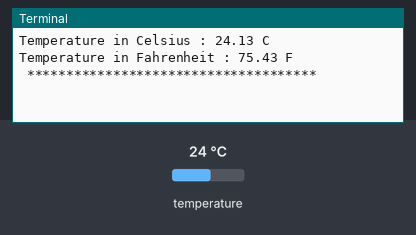
The program below on a simulated Raspberry Pi (BCM pin numbers). On the bench: the last lines printed to the terminal. Inputs (shaded band) come from the test bench; at power-on: temperature 24 °C.

Above: at 1.5 s.
1.6 s: temperature set to 12 °C
At 2.6 s:
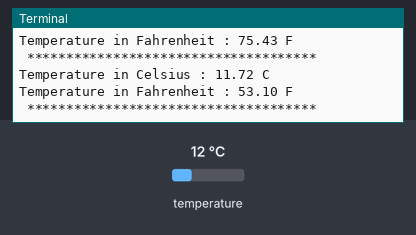
3.1 s: temperature set to 19 °C
At 4.4 s:
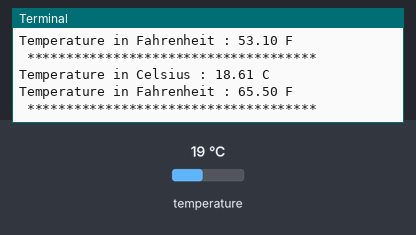
Timing chart, 0 to 6.1 s (numbered marks = the images above; inputs shaded):
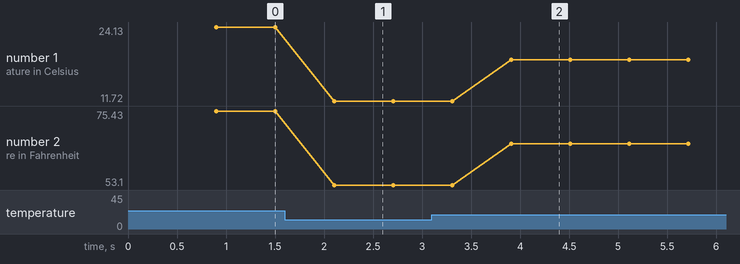

The program:

SI7050.py
```python
# (licence header left out)
import smbus
import time

# Get I2C bus
bus = smbus.SMBus(1)

# I2C Address of the device
SI7050_DEFAULT_ADDRESS			= 0x40

# SI7050 Command Set
SI7050_MEASTEMP_HOLD_CMD		= 0xE3
SI7050_MEASTEMP_NOHOLD_CMD		= 0xF3
SI7050_RESET_CMD				= 0xFE
SI7050_WRITERHT_REG_CMD			= 0xE6
SI7050_READRHT_REG_CMD			= 0xE7

class SI7050():
	def __init__(self):
		self.writetemperature()
		time.sleep(0.3)


	def writetemperature(self):
		"""Select the temperature command from the given provided values"""
		bus.write_byte(SI7050_DEFAULT_ADDRESS, SI7050_MEASTEMP_NOHOLD_CMD)

	def readtemperature(self):
		"""Read data back from the device address, 2 bytes, temperature MSB, temperature LSB"""
		data0 = bus.read_byte(SI7050_DEFAULT_ADDRESS)
		data1 = bus.read_byte(SI7050_DEFAULT_ADDRESS)

		# Convert the data
		cTemp = ((data0 * 256 + data1) * 175.72 / 65536.0) - 46.85
		fTemp = cTemp * 1.8 + 32

		return {'c' : cTemp, 'f' : fTemp}

from SI7050 import SI7050
si7050 = SI7050()

while True:
	time.sleep(0.3)
	si7050.writetemperature()
	time.sleep(0.3)
	temp = si7050.readtemperature()
	print "Temperature in Celsius : %.2f C"%(temp['c'])
	print "Temperature in Fahrenheit : %.2f F"%(temp['f'])
	print " ************************************* "
```

Measured:
- after the input at 1.6 s, the terminal: prints a new line after 0.51 s (image 1)
- after the input at 3.1 s, the terminal: prints a new line after 0.81 s (image 2)
- plotted number 1: 24.13 → 11.72 after the input at 1.6 s, 11.72 → 18.61 after the input at 3.1 s
- plotted number 2: 75.43 → 53.1 after the input at 1.6 s, 53.1 → 65.5 after the input at 3.1 s
